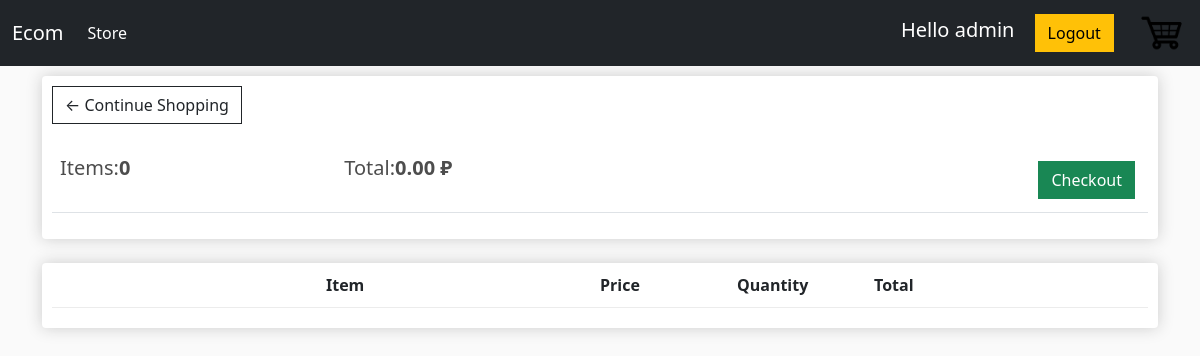
/cart/ (signed in), run on an earlier commit of the app's database.
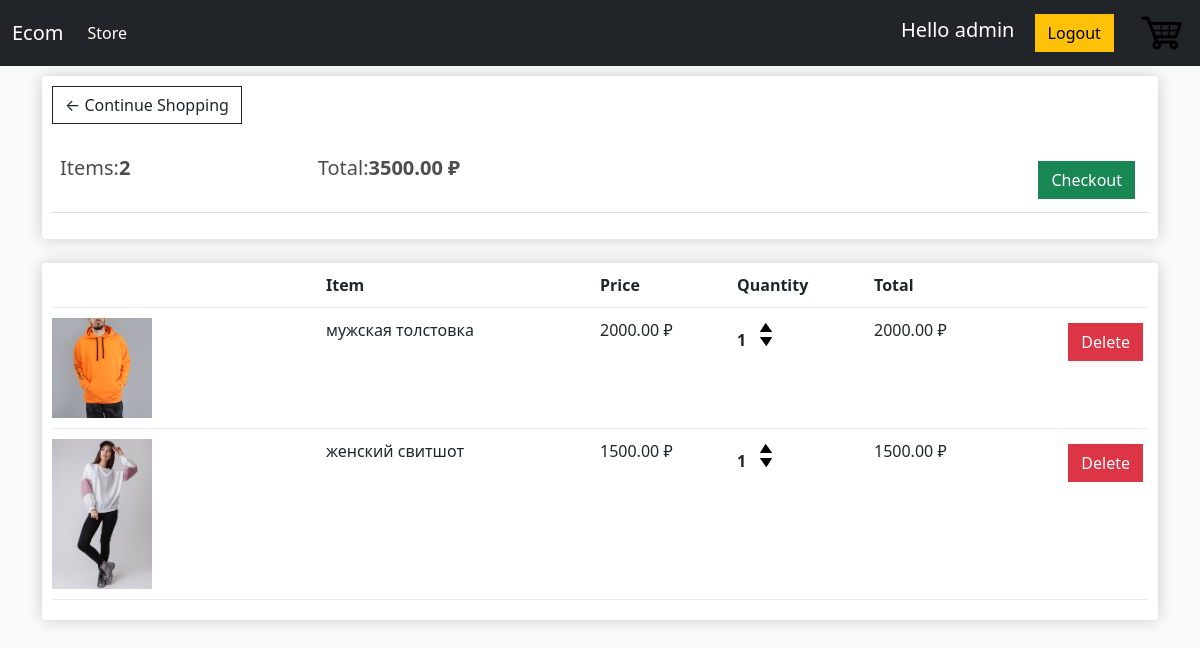
And on a later commit of the database.
### mainapp/models.py (models this page shows, shortened)
class Order(models.Model):
    customer = models.ForeignKey(Customer, on_delete=models.SET_NULL, blank=True, null=True)
    date_order = models.DateTimeField(auto_now_add=True)
    complete = models.BooleanField(default=False, null=True, blank=False)
    transaction_id = models.CharField(max_length=200, null=True)
    @property
    def get_cart_total(self):
        orderitems = self.orderitem_set.all()
        total = sum([item.get_total for item in orderitems])
        return total
    def get_cart_items(self):
        orderitems = self.orderitem_set.all()
        items = sum([item.quantity for item in orderitems])
        return items

class OrderItem(models.Model):
    product = models.ForeignKey(Product, on_delete=models.SET_NULL, blank=True, null=True)
    order = models.ForeignKey(Order, on_delete=models.SET_NULL, blank=True, null=True)
    quantity = models.IntegerField(default=0, null=True, blank=True)
    date_added = models.DateTimeField(auto_now_add=True)
    @property
    def get_total(self):
        total = self.product.price * self.quantity
        return total

class Product(models.Model):
    name = models.CharField(max_length=200, null=True)
    price = models.DecimalField(max_digits=7, decimal_places=2)
    digital = models.BooleanField(default=False, null=True, blank=False)
    image = models.ImageField(null=True, blank=True)
    def imageURL(self):
        try:
            url = self.image.url
        except:
            url = ''
        return url

### mainapp/views.py (the view)
# urls.py: path('cart/', views.cart, name='cart'),
def cart(request):
    data = cartData(request)
    cartItems = data['cartItems']
    order = data['order']
    items = data['items']
    context = {'items': items, 'order': order}
    return render(request, 'mainapp/cart.html', context)

### mainapp/utils.py (called while the page is built)
def cartData(request):
    if request.user.is_authenticated:
        customer = request.user.customer
        order, created = Order.objects.get_or_create(customer=customer, complete=False)
        cartItems = order.get_cart_items()
        items = order.orderitem_set.all()
    else:
        cookieData = cookieCart(request)
        cartItems = cookieData['cartItems']
        order = cookieData['order']
        items = cookieData['items']
    return {"cartItems": cartItems, "order": order, "items": items}

### mainapp/templates/mainapp/cart.html
{% extends 'mainapp/index.html' %}
{% load static %}
{% block content%}
    <div class="row">
        <div class="col-lg-12">
            <div class="box-element">
                <a class="btn btn-outline-dark" href="{% url 'store' %}">&#x2190; Continue Shopping</a>
                <br>
                <br>
                <table class="table">
                    <tr>
                        <th><h5>Items:<strong>{{order.get_cart_items}}</strong></h5></th>
                        <th><h5>Total:<strong>{{order.get_cart_total|floatformat:2}} ₽</strong></h5></th>
                        <th>
                            <a style="float:right;margin:5px" class="btn btn-success" href="{% url 'checkout' %}">Checkout</a>
                        </th>
                    </tr>
                </table>
            </div>
            <br>
            <div class="box-element">
                <div class="cart-row">
                    <div style="flex:2"></div>
                    <div style="flex:2"><strong>Item</strong></div>
                    <div style="flex:1"><strong>Price</strong></div>
                    <div style="flex:1"><strong>Quantity</strong></div>
                    <div style="flex:1"><strong>Total</strong></div>
                    <div style="flex:1"><strong></strong></div>
                </div>
                {% for item in items %}
                <div class="cart-row">
                    <div style="flex:2"><img class="row-image" src="{{item.product.imageURL}}"></div>
                    <div style="flex:2">{{item.product.name}}</div>
                    <div style="flex:1">{{item.product.price|floatformat:2}} ₽</div>
                    <div style="flex:1">
						<p class="quantity">{{item.quantity}}</p>
						<div class="quantity">
							<img data-product={{item.product.id}} data-action="add" class="chg-quantity update-cart" src="{% static  'images/arrow-up.png' %}">
							<img data-product={{item.product.id}} data-action="remove" class="chg-quantity update-cart" src="{% static  'images/arrow-down.png' %}">
						</div>
					</div>
					<div style="flex:1"><p>{{item.get_total}} ₽</p></div>
                    <div style="flex:1">
                        <a data-product="{{item.product.id}}" data-action="delete" style="float:right;margin:5px" class="btn btn-danger update-cart">Delete</a>
                    </div>
                </div>
                {% endfor %}
            </div>
        </div>
    </div>
{% endblock content%}

### mainapp/templates/mainapp/index.html (shortened to what this page needs)
<!DOCTYPE html>
<html lang="en">
{% load static %}
<head>
    <link href="https://cdn.jsdelivr.net/npm/bootstrap@5.1.0/dist/css/bootstrap.min.css" rel="stylesheet">
    <link rel="stylesheet" type="text/css" href="{% static 'css/index.css' %}">
</head>
<body>
    <nav class="navbar navbar-expand-lg navbar-dark bg-dark">
      <div class="container-fluid">
        <a class="navbar-brand" href="{% url 'store' %}">Ecom</a>
        <div class="collapse navbar-collapse" id="navbarSupportedContent">
          <ul class="navbar-nav me-auto mb-2 mb-lg-0">
            <li class="nav-item">
              <a class="nav-link active" aria-current="page" href="{% url 'store' %}">Store</a>
            </li>
          </ul>
           <div class="form-inline my-2 my-lg-0">
               {% if user.is_authenticated %}
               <a class="navbar-brand" href="">Hello {{user.username}}</a>
               <a href="{% url 'logout' %}" class="btn btn-warning">Logout</a>
               {% else %}
                <a href="{% url 'login' %}" class="btn btn-warning">Login</a>
                <a href="{% url 'register' %}" class="btn btn-warning">Register</a>
               {% endif %}
                <a href="{% url 'cart' %}" style="color:#212429;">
                    <img  id="cart-icon" src="{% static 'images/cart.png' %}">
                </a>
	        </div>
        </div>
      </div>
    </nav>
    <div class="container">
        {% block content %}
        {% endblock content %}
    </div>
</body>
</html>

### static/css/index.css (style rules this page uses)
body { background-color: hsl(0, 0%, 98%); }
h1,h2,h3,h4,h5,h6 { color:hsl(0, 0%, 30%); }
.box-element { box-shadow:hsl(0, 0%, 80%) 0 0 16px; background-color: #fff; border-radius: 4px; padding: 10px; }
#cart-icon { width:50px; height:50px; border:0; display: inline-block; margin-left: 20px; }
.col-lg-4, .col-lg-6, .col-lg-8, .col-lg-12 { margin-top: 10px; }
.btn { border-radius: 0; }
.row-image { width: 100px; }
.cart-row { display: flex; align-items: flex-stretch; padding-bottom: 10px; margin-bottom: 10px; border-bottom: 1px solid #ececec; }
.quantity { display: inline-block; font-weight: 700; padding-right:10px; }
.chg-quantity { width: 12px; cursor: pointer; display: block; margin-top: 5px; transition:.1s; }

What changed in the data, as far as the page shows it:
computed for Order: get_cart_items "0" → "2"; get_cart_total "0.00" → "3500.00"
added OrderItem: product.imageURL (picture), product.name "мужская толстовка", product.price "2000.00", quantity "1", get_total "2000.00"
added OrderItem: product.imageURL (picture), product.name "женский свитшот", product.price "1500.00", quantity "1", get_total "1500.00"
